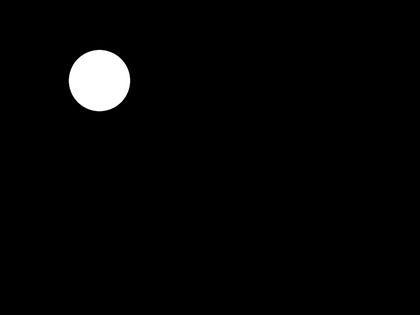
%> input picture Assignment1/Apple/mask_dir_1.png, 420 x 315 px, shrunk from 800 x 600 before the run; its folder holds 4 pictures in this run
$ octave CE6451_Assignment1.m   (GNU Octave 9; MATLAB toolbox functions it lacks are replaced by stand-ins)
%> lines starting %> are read from the running program, lines starting %| are printed output that depends on the picture
### illum_dir_int.m
% input object names, one of Apple, Pear, Elephant
% output illumination direction, intensity, mask of the object and image
% file names
function [li_dir, li_value, maskobj,images] = illum_dir_int(object)
%> called with object = 'Apple'

mask1 = imread(['./Assignment_1_tif_images/', object, '/mask_dir_1.png']);
%> mask1 is the input picture: size 315x420x3 uint8; mean R, G, B 5.7, 5.7, 5.7
mask2 = imread(['./Assignment_1_tif_images/', object, '/mask_dir_2.png']);
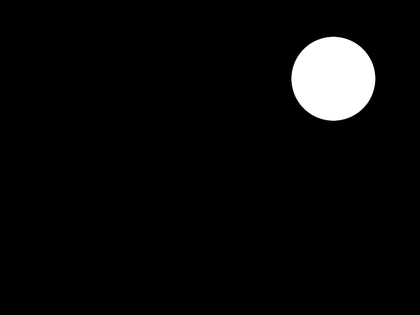
%> input picture Assignment1/Apple/mask_dir_2.png, 420 x 315 px, shrunk from 800 x 600 before the run
%> mask2 is the input picture: size 315x420x3 uint8; mean R, G, B 10.6, 10.6, 10.6
maskobj = imread(['./Assignment_1_tif_images/', object, '/mask.png']);
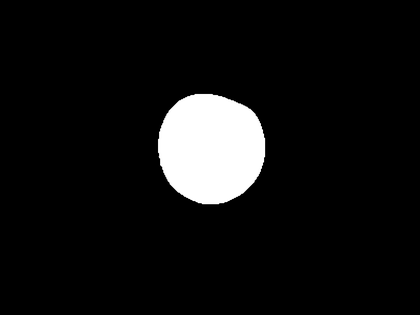
%> input picture Assignment1/Apple/mask.png, 420 x 315 px, shrunk from 800 x 600 before the run
%> maskobj is the input picture: size 315x420x3 uint8; min 0, max 255, mean 18.1
% for input light intensity calculation
maski = imread(['./Assignment_1_tif_images/', object, '/mask_I.png']);
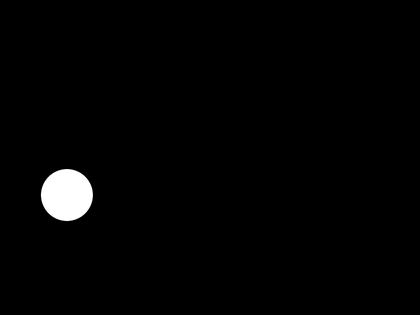
%> input picture Assignment1/Apple/mask_I.png, 420 x 315 px, shrunk from 800 x 600 before the run
%> maski is the input picture: size 315x420x3 uint8; mean R, G, B 4.1, 4.1, 4.1
% change masks to grey scale values
mask1 = rgb2gray(mask1);
%> mask1: size 315x420 uint8
mask2 = rgb2gray(mask2);
%> mask2: size 315x420 uint8
maskobj = rgb2gray(maskobj);
%> maskobj: size 315x420 uint8
maski = rgb2gray(maski);
%> maski: size 315x420 uint8
% make a list of image names
directory = dir(['./Assignment_1_tif_images/', object]);
%> the run ends on the next line
filenames = strings(length(directory),1);
for i = 1:length(directory)
    filenames(i) = directory(i).name;
end
filenames = filenames(3:end);
n = 1;
for i = 1:length(filenames)
    str = regexp(filenames(i),'[\d.]','split');
    type = str{end};
    if strcmp(type,'tif')
        images(n) = filenames(i);
        n = n + 1;
    end
end

% for each image, get the intensity of input light (a number)
li_value = zeros(length(images),1);
for i = 1:length(images)
    img  = imread(strcat(['./Assignment_1_tif_images/',object,'/'],images(i)));
    % change to gray scale
    img = rgb2gray(img);
    whiteball = zeros(size(img,1),size(img,2));
    for j = 1:size(maski,1)
        for k = 1:size(maski,2)
            if maski(j,k) > 0
                whiteball(j,k) = img(j,k);
            end
        end
    end
    li_value(i) = max(whiteball,[],'all');
end

% find radius of two metal ball (maximum number of non-zeros in a row/2)
r1 = max(sum(mask1>0,2))/2;
% find location of centers for two metal ball
firstrow = find(sum(mask1>0,2),1,'first');
lastrow = find(sum(mask1>0,2),1,'last');
center1(1) = floor(firstrow + (lastrow - firstrow + 1)/2);
firstcol = find(sum(mask1>0,1),1,'first');
lastcol = find(sum(mask1>0,1),1,'last');
center1(2) = floor(firstcol + (lastcol - firstcol + 1)/2);
r2 = max(sum(mask2>0,2))/2;
firstrow = find(sum(mask2>0,2),1,'first');
lastrow = find(sum(mask2>0,2),1,'last');
center2(1) = floor(firstrow + (lastrow - firstrow + 1)/2);
firstcol = find(sum(mask2>0,1),1,'first');
lastcol = find(sum(mask2>0,1),1,'last');
center2(2) = floor(firstcol + (lastcol - firstcol + 1)/2);
% angle of view
v = [0,0,1]';
% for each image, get the direction of input light (average two metal ball)
li_dir = zeros(length(images),3);
for i = 1:length(images)
    img  = imread(strcat(['./Assignment_1_tif_images/',object,'/'],images(i)));
    img = rgb2gray(img);
    metalball1 = zeros(size(img,1),size(img,2));
    metalball2 = zeros(size(img,1),size(img,2));
    for j = 1:size(maski,1)
        for k = 1:size(mask1,2)
            if mask1(j,k) > 0
                metalball1(j,k) = img(j,k);
            end
            if mask2(j,k) > 0
                metalball2(j,k) = img(j,k);
            end
        end
    end
    % metalball1 normal direction
    maximum = max(max(metalball1));
    [m1,m2]=find(metalball1==maximum,1); % location of the shinest point
    x1 = m1 - center1(1);
    y1 = m2 - center1(2);
    z1 = sqrt(r1^2 - x1^2 - y1^2);
    % normal at the shinest point
    n1 = [x1,y1,z1]'/r1;
    l1 = 2*n1'*v*n1 - v;
    % metalball2 normal direction
    maximum = max(max(metalball2));
    [m1,m2]=find(metalball2==maximum,1);
    x2 = m1 - center2(1);
    y2 = m2 - center2(2);
    z2 = sqrt(r2^2 - x2^2 - y2^2);
    n2 = [x2,y2,z2]'/r2;
    l2 = 2*n2'*v*n2 - v;
    % average the two directions to get input light direction
    li_dir(i,:) = (l1 + l2)/2;
end
end

### CE6451_Assignment1.m
%% apple
[li_dir_a, li_value_a, maskobj_a,images_a] = illum_dir_int('Apple');
